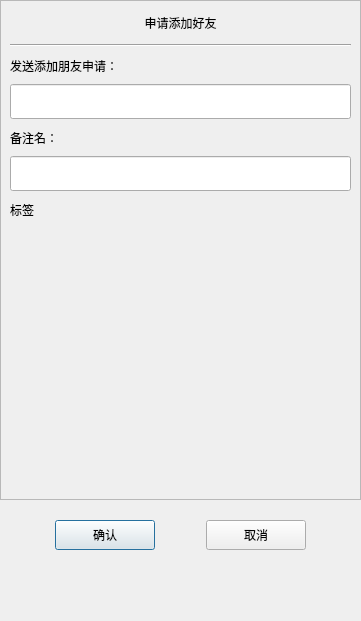
<?xml version="1.0" encoding="UTF-8"?>
<ui version="4.0">
 <class>ApplyFriend</class>
 <widget class="QDialog" name="ApplyFriend">
  <property name="geometry">
   <rect>
    <x>0</x>
    <y>0</y>
    <width>361</width>
    <height>621</height>
   </rect>
  </property>
  <property name="minimumSize">
   <size>
    <width>361</width>
    <height>621</height>
   </size>
  </property>
  <property name="maximumSize">
   <size>
    <width>361</width>
    <height>621</height>
   </size>
  </property>
  <property name="windowTitle">
   <string>Dialog</string>
  </property>
  <layout class="QVBoxLayout" name="verticalLayout">
   <property name="spacing">
    <number>0</number>
   </property>
   <property name="leftMargin">
    <number>0</number>
   </property>
   <property name="topMargin">
    <number>0</number>
   </property>
   <property name="rightMargin">
    <number>0</number>
   </property>
   <property name="bottomMargin">
    <number>0</number>
   </property>
   <item>
    <widget class="QScrollArea" name="scrollArea">
     <property name="minimumSize">
      <size>
       <width>0</width>
       <height>500</height>
      </size>
     </property>
     <property name="widgetResizable">
      <bool>true</bool>
     </property>
     <widget class="QWidget" name="scrollAreaWidgetContents">
      <property name="geometry">
       <rect>
        <x>0</x>
        <y>0</y>
        <width>359</width>
        <height>498</height>
       </rect>
      </property>
      <layout class="QVBoxLayout" name="verticalLayout_2">
       <property name="spacing">
        <number>0</number>
       </property>
       <property name="leftMargin">
        <number>0</number>
       </property>
       <property name="rightMargin">
        <number>0</number>
       </property>
       <item>
        <widget class="QLabel" name="apply_lb">
         <property name="minimumSize">
          <size>
           <width>0</width>
           <height>25</height>
          </size>
         </property>
         <property name="maximumSize">
          <size>
           <width>16777215</width>
           <height>25</height>
          </size>
         </property>
         <property name="text">
          <string>申请添加好友</string>
         </property>
         <property name="alignment">
          <set>Qt::AlignCenter</set>
         </property>
        </widget>
       </item>
       <item>
        <widget class="QWidget" name="apply_wid" native="true">
         <layout class="QVBoxLayout" name="verticalLayout_3">
          <item>
           <widget class="Line" name="line">
            <property name="orientation">
             <enum>Qt::Horizontal</enum>
            </property>
           </widget>
          </item>
          <item>
           <widget class="QLabel" name="label">
            <property name="minimumSize">
             <size>
              <width>0</width>
              <height>25</height>
             </size>
            </property>
            <property name="maximumSize">
             <size>
              <width>16777215</width>
              <height>25</height>
             </size>
            </property>
            <property name="text">
             <string>发送添加朋友申请：</string>
            </property>
           </widget>
          </item>
          <item>
           <widget class="CustomizeEdit" name="name_ed">
            <property name="minimumSize">
             <size>
              <width>0</width>
              <height>35</height>
             </size>
            </property>
            <property name="maximumSize">
             <size>
              <width>16777215</width>
              <height>35</height>
             </size>
            </property>
           </widget>
          </item>
          <item>
           <widget class="QLabel" name="label_2">
            <property name="minimumSize">
             <size>
              <width>0</width>
              <height>25</height>
             </size>
            </property>
            <property name="maximumSize">
             <size>
              <width>16777215</width>
              <height>25</height>
             </size>
            </property>
            <property name="text">
             <string>备注名：</string>
            </property>
           </widget>
          </item>
          <item>
           <widget class="CustomizeEdit" name="back_ed">
            <property name="minimumSize">
             <size>
              <width>0</width>
              <height>35</height>
             </size>
            </property>
            <property name="maximumSize">
             <size>
              <width>16777215</width>
              <height>35</height>
             </size>
            </property>
           </widget>
          </item>
          <item>
           <widget class="QLabel" name="label_3">
            <property name="minimumSize">
             <size>
              <width>0</width>
              <height>25</height>
             </size>
            </property>
            <property name="maximumSize">
             <size>
              <width>16777215</width>
              <height>25</height>
             </size>
            </property>
            <property name="text">
             <string>标签</string>
            </property>
           </widget>
          </item>
          <item>
           <widget class="QWidget" name="lb_group_wid" native="true">
            <layout class="QVBoxLayout" name="verticalLayout_4">
             <property name="spacing">
              <number>0</number>
             </property>
             <property name="leftMargin">
              <number>0</number>
             </property>
             <property name="topMargin">
              <number>0</number>
             </property>
             <property name="rightMargin">
              <number>0</number>
             </property>
             <property name="bottomMargin">
              <number>0</number>
             </property>
             <item>
              <widget class="QWidget" name="gridWidget" native="true"/>
             </item>
             <item>
              <widget class="QWidget" name="input_tip_wid" native="true"/>
             </item>
            </layout>
           </widget>
          </item>
         </layout>
        </widget>
       </item>
      </layout>
     </widget>
    </widget>
   </item>
   <item>
    <spacer name="verticalSpacer">
     <property name="orientation">
      <enum>Qt::Vertical</enum>
     </property>
     <property name="sizeType">
      <enum>QSizePolicy::Fixed</enum>
     </property>
     <property name="sizeHint" stdset="0">
      <size>
       <width>20</width>
       <height>10</height>
      </size>
     </property>
    </spacer>
   </item>
   <item>
    <widget class="QWidget" name="apply_sure_widget" native="true">
     <property name="minimumSize">
      <size>
       <width>0</width>
       <height>50</height>
      </size>
     </property>
     <layout class="QHBoxLayout" name="horizontalLayout">
      <item>
       <spacer name="horizontalSpacer">
        <property name="orientation">
         <enum>Qt::Horizontal</enum>
        </property>
        <property name="sizeHint" stdset="0">
         <size>
          <width>40</width>
          <height>20</height>
         </size>
        </property>
       </spacer>
      </item>
      <item>
       <widget class="ClickedBtn" name="sure_btn">
        <property name="minimumSize">
         <size>
          <width>100</width>
          <height>30</height>
         </size>
        </property>
        <property name="maximumSize">
         <size>
          <width>100</width>
          <height>30</height>
         </size>
        </property>
        <property name="text">
         <string>确认</string>
        </property>
       </widget>
      </item>
      <item>
       <spacer name="horizontalSpacer_2">
        <property name="orientation">
         <enum>Qt::Horizontal</enum>
        </property>
        <property name="sizeHint" stdset="0">
         <size>
          <width>40</width>
          <height>20</height>
         </size>
        </property>
       </spacer>
      </item>
      <item>
       <widget class="ClickedBtn" name="cancel_btn">
        <property name="minimumSize">
         <size>
          <width>100</width>
          <height>30</height>
         </size>
        </property>
        <property name="maximumSize">
         <size>
          <width>100</width>
          <height>30</height>
         </size>
        </property>
        <property name="text">
         <string>取消</string>
        </property>
       </widget>
      </item>
      <item>
       <spacer name="horizontalSpacer_3">
        <property name="orientation">
         <enum>Qt::Horizontal</enum>
        </property>
        <property name="sizeHint" stdset="0">
         <size>
          <width>40</width>
          <height>20</height>
         </size>
        </property>
       </spacer>
      </item>
     </layout>
    </widget>
   </item>
   <item>
    <spacer name="verticalSpacer_2">
     <property name="orientation">
      <enum>Qt::Vertical</enum>
     </property>
     <property name="sizeHint" stdset="0">
      <size>
       <width>20</width>
       <height>40</height>
      </size>
     </property>
    </spacer>
   </item>
  </layout>
 </widget>
 <customwidgets>
  <customwidget>
   <class>ClickedBtn</class>
   <extends>QPushButton</extends>
   <header location="global">clickedbtn.h</header>
  </customwidget>
  <customwidget>
   <class>CustomizeEdit</class>
   <extends>QLineEdit</extends>
   <header location="global">customizeedit.h</header>
  </customwidget>
 </customwidgets>
 <resources/>
 <connections/>
</ui>
